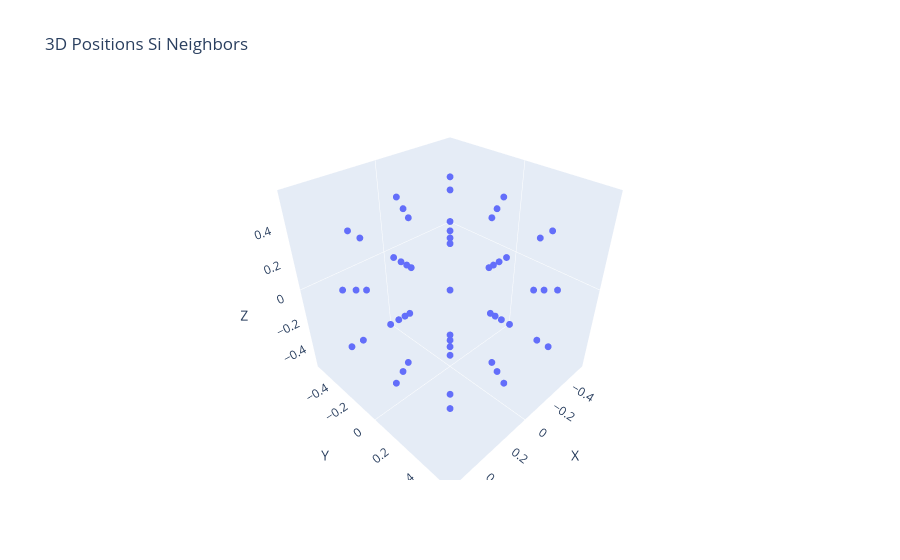

The notebook cell this image was saved under:
### Code cell
# plot the neighbors
plot_pos(neighs,"Si Neighbors")
